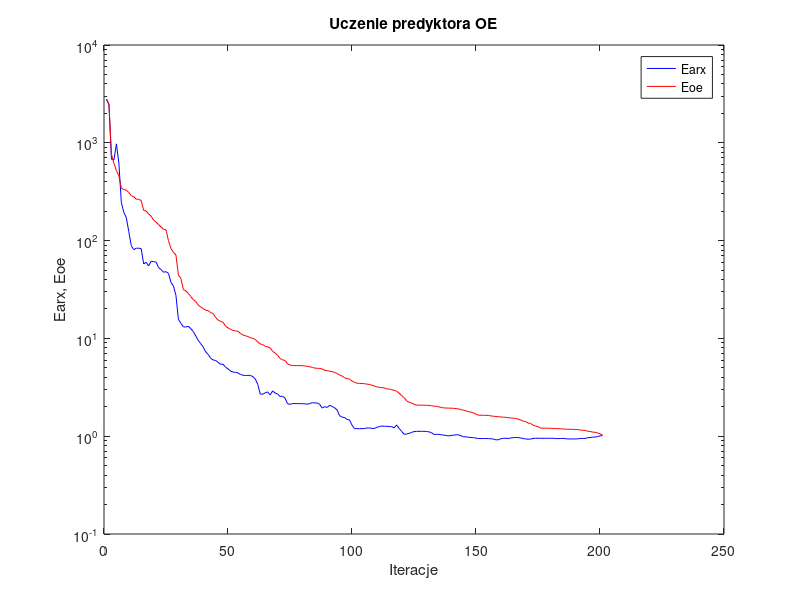
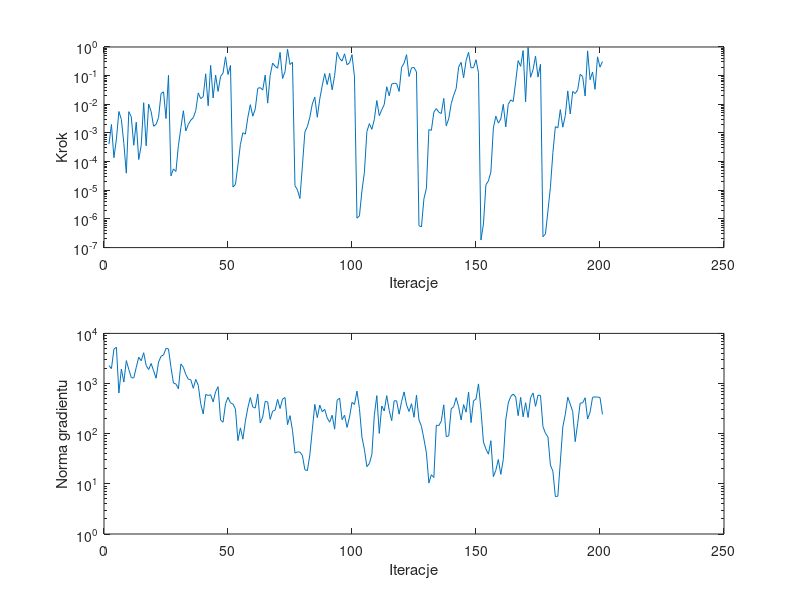

Source code (MATLAB) for these figures, in order:
%uczenie predyktora oe
clear all;
n=0; farx(n+1)=2.780959e+003; foe(n+1)=2.804715e+003; wspucz(n+1)=0.000000e+000; ng(n+1)=0.000000e+000;
%odnowa zmiennej metryki
n=1; farx(n+1)=2.437686e+003; foe(n+1)=2.502465e+003; krok(n+1)=4.050306e-004; ng(n+1)=2.279164e+003;
n=2; farx(n+1)=6.791457e+002; foe(n+1)=7.667102e+002; krok(n+1)=1.970836e-003; ng(n+1)=1.986966e+003;
n=3; farx(n+1)=6.672147e+002; foe(n+1)=6.172677e+002; krok(n+1)=1.367364e-004; ng(n+1)=4.858239e+003;
n=4; farx(n+1)=9.756782e+002; foe(n+1)=5.213578e+002; krok(n+1)=6.099560e-004; ng(n+1)=5.293501e+003;
n=5; farx(n+1)=6.183826e+002; foe(n+1)=4.602241e+002; krok(n+1)=5.608324e-003; ng(n+1)=6.481567e+002;
n=6; farx(n+1)=2.438111e+002; foe(n+1)=3.417694e+002; krok(n+1)=2.970644e-003; ng(n+1)=1.942997e+003;
n=7; farx(n+1)=1.943311e+002; foe(n+1)=3.327553e+002; krok(n+1)=4.302964e-004; ng(n+1)=1.070049e+003;
n=8; farx(n+1)=1.713015e+002; foe(n+1)=3.278746e+002; krok(n+1)=3.953838e-005; ng(n+1)=2.865990e+003;
n=9; farx(n+1)=1.235949e+002; foe(n+1)=3.103182e+002; krok(n+1)=5.548179e-003; ng(n+1)=1.912156e+003;
n=10; farx(n+1)=8.863755e+001; foe(n+1)=2.867215e+002; krok(n+1)=3.625910e-003; ng(n+1)=1.310563e+003;
n=11; farx(n+1)=8.087817e+001; foe(n+1)=2.813727e+002; krok(n+1)=3.735658e-004; ng(n+1)=1.294234e+003;
n=12; farx(n+1)=8.367122e+001; foe(n+1)=2.650001e+002; krok(n+1)=2.372567e-003; ng(n+1)=2.096711e+003;
n=13; farx(n+1)=8.360810e+001; foe(n+1)=2.646150e+002; krok(n+1)=1.182303e-004; ng(n+1)=3.340400e+003;
n=14; farx(n+1)=8.273146e+001; foe(n+1)=2.568368e+002; krok(n+1)=3.657739e-004; ng(n+1)=2.847741e+003;
n=15; farx(n+1)=5.766136e+001; foe(n+1)=2.036231e+002; krok(n+1)=1.136199e-002; ng(n+1)=4.117377e+003;
n=16; farx(n+1)=6.009105e+001; foe(n+1)=2.005325e+002; krok(n+1)=3.562573e-004; ng(n+1)=2.292025e+003;
n=17; farx(n+1)=5.504217e+001; foe(n+1)=1.873055e+002; krok(n+1)=1.019133e-002; ng(n+1)=1.900541e+003;
n=18; farx(n+1)=6.146374e+001; foe(n+1)=1.777057e+002; krok(n+1)=5.608389e-003; ng(n+1)=2.513197e+003;
n=19; farx(n+1)=6.095459e+001; foe(n+1)=1.620873e+002; krok(n+1)=1.713514e-003; ng(n+1)=1.798315e+003;
n=20; farx(n+1)=6.029282e+001; foe(n+1)=1.544674e+002; krok(n+1)=1.995464e-003; ng(n+1)=1.279244e+003;
n=21; farx(n+1)=5.299152e+001; foe(n+1)=1.460934e+002; krok(n+1)=3.442371e-003; ng(n+1)=2.681152e+003;
n=22; farx(n+1)=5.060778e+001; foe(n+1)=1.375349e+002; krok(n+1)=2.366103e-002; ng(n+1)=3.497910e+003;
n=23; farx(n+1)=4.749530e+001; foe(n+1)=1.306835e+002; krok(n+1)=2.729179e-002; ng(n+1)=3.713629e+003;
n=24; farx(n+1)=4.815412e+001; foe(n+1)=1.289642e+002; krok(n+1)=3.188662e-003; ng(n+1)=5.040988e+003;
n=25; farx(n+1)=4.626516e+001; foe(n+1)=9.975015e+001; krok(n+1)=1.026218e-001; ng(n+1)=4.900786e+003;
%odnowa zmiennej metryki
n=26; farx(n+1)=3.738671e+001; foe(n+1)=8.296539e+001; krok(n+1)=3.190024e-005; ng(n+1)=2.114696e+003;
n=27; farx(n+1)=3.428804e+001; foe(n+1)=7.581175e+001; krok(n+1)=5.538211e-005; ng(n+1)=1.026527e+003;
n=28; farx(n+1)=2.761852e+001; foe(n+1)=7.129523e+001; krok(n+1)=4.525103e-005; ng(n+1)=9.788115e+002;
n=29; farx(n+1)=1.565937e+001; foe(n+1)=4.437264e+001; krok(n+1)=3.620082e-004; ng(n+1)=7.880195e+002;
n=30; farx(n+1)=1.427351e+001; foe(n+1)=4.117423e+001; krok(n+1)=1.524981e-003; ng(n+1)=2.459777e+003;
n=31; farx(n+1)=1.310011e+001; foe(n+1)=3.147954e+001; krok(n+1)=5.967206e-003; ng(n+1)=2.099949e+003;
n=32; farx(n+1)=1.308069e+001; foe(n+1)=3.068673e+001; krok(n+1)=1.175649e-003; ng(n+1)=1.508729e+003;
n=33; farx(n+1)=1.329209e+001; foe(n+1)=2.882532e+001; krok(n+1)=1.997747e-003; ng(n+1)=1.220301e+003;
n=34; farx(n+1)=1.257975e+001; foe(n+1)=2.676396e+001; krok(n+1)=2.804162e-003; ng(n+1)=1.188927e+003;
n=35; farx(n+1)=1.173129e+001; foe(n+1)=2.493285e+001; krok(n+1)=3.416397e-003; ng(n+1)=8.049001e+002;
n=36; farx(n+1)=1.056952e+001; foe(n+1)=2.387457e+001; krok(n+1)=6.035177e-003; ng(n+1)=1.210998e+003;
n=37; farx(n+1)=9.548085e+000; foe(n+1)=2.185209e+001; krok(n+1)=2.489395e-002; ng(n+1)=9.256061e+002;
n=38; farx(n+1)=8.843161e+000; foe(n+1)=2.098563e+001; krok(n+1)=1.572069e-002; ng(n+1)=3.960168e+002;
n=39; farx(n+1)=8.154923e+000; foe(n+1)=2.015557e+001; krok(n+1)=1.846372e-002; ng(n+1)=2.481579e+002;
n=40; farx(n+1)=7.288016e+000; foe(n+1)=1.942798e+001; krok(n+1)=1.158784e-001; ng(n+1)=6.058593e+002;
n=41; farx(n+1)=6.859435e+000; foe(n+1)=1.923947e+001; krok(n+1)=8.899418e-003; ng(n+1)=5.779085e+002;
n=42; farx(n+1)=6.271202e+000; foe(n+1)=1.835442e+001; krok(n+1)=2.268451e-001; ng(n+1)=5.991536e+002;
n=43; farx(n+1)=6.018593e+000; foe(n+1)=1.797658e+001; krok(n+1)=1.664795e-002; ng(n+1)=4.300833e+002;
n=44; farx(n+1)=5.946580e+000; foe(n+1)=1.638426e+001; krok(n+1)=1.046893e-001; ng(n+1)=6.874655e+002;
n=45; farx(n+1)=5.696780e+000; foe(n+1)=1.540585e+001; krok(n+1)=2.803148e-002; ng(n+1)=8.651924e+002;
n=46; farx(n+1)=5.435094e+000; foe(n+1)=1.495872e+001; krok(n+1)=9.326940e-002; ng(n+1)=1.873725e+002;
n=47; farx(n+1)=5.449084e+000; foe(n+1)=1.459684e+001; krok(n+1)=1.230771e-001; ng(n+1)=1.693584e+002;
n=48; farx(n+1)=5.083094e+000; foe(n+1)=1.337961e+001; krok(n+1)=4.536903e-001; ng(n+1)=3.971004e+002;
n=49; farx(n+1)=4.881828e+000; foe(n+1)=1.281540e+001; krok(n+1)=1.096649e-001; ng(n+1)=5.332713e+002;
n=50; farx(n+1)=4.628039e+000; foe(n+1)=1.238410e+001; krok(n+1)=2.268451e-001; ng(n+1)=4.130664e+002;
%odnowa zmiennej metryki
n=51; farx(n+1)=4.530121e+000; foe(n+1)=1.207466e+001; krok(n+1)=1.302585e-005; ng(n+1)=3.903405e+002;
n=52; farx(n+1)=4.493305e+000; foe(n+1)=1.191282e+001; krok(n+1)=1.602043e-005; ng(n+1)=3.098516e+002;
n=53; farx(n+1)=4.435046e+000; foe(n+1)=1.186824e+001; krok(n+1)=7.583697e-005; ng(n+1)=7.287158e+001;
n=54; farx(n+1)=4.280357e+000; foe(n+1)=1.122973e+001; krok(n+1)=3.949694e-004; ng(n+1)=1.304100e+002;
n=55; farx(n+1)=4.208102e+000; foe(n+1)=1.082302e+001; krok(n+1)=1.021844e-003; ng(n+1)=7.765938e+001;
n=56; farx(n+1)=4.166218e+000; foe(n+1)=1.065810e+001; krok(n+1)=9.053002e-004; ng(n+1)=1.770715e+002;
n=57; farx(n+1)=4.193603e+000; foe(n+1)=1.044265e+001; krok(n+1)=3.485603e-003; ng(n+1)=3.296502e+002;
n=58; farx(n+1)=4.181894e+000; foe(n+1)=1.015123e+001; krok(n+1)=9.698882e-003; ng(n+1)=5.257624e+002;
n=59; farx(n+1)=4.065992e+000; foe(n+1)=1.001528e+001; krok(n+1)=3.840117e-003; ng(n+1)=3.405482e+002;
n=60; farx(n+1)=3.851099e+000; foe(n+1)=9.747740e+000; krok(n+1)=6.947618e-003; ng(n+1)=3.243207e+002;
n=61; farx(n+1)=3.381890e+000; foe(n+1)=9.212815e+000; krok(n+1)=3.612085e-002; ng(n+1)=6.195983e+002;
n=62; farx(n+1)=2.692714e+000; foe(n+1)=8.769897e+000; krok(n+1)=3.825942e-002; ng(n+1)=1.637038e+002;
n=63; farx(n+1)=2.689364e+000; foe(n+1)=8.642477e+000; krok(n+1)=3.144138e-002; ng(n+1)=2.150894e+002;
n=64; farx(n+1)=2.777009e+000; foe(n+1)=8.322519e+000; krok(n+1)=1.047148e-001; ng(n+1)=4.424951e+002;
n=65; farx(n+1)=2.837687e+000; foe(n+1)=8.199689e+000; krok(n+1)=1.095618e-002; ng(n+1)=4.296837e+002;
n=66; farx(n+1)=2.642356e+000; foe(n+1)=7.989034e+000; krok(n+1)=1.027628e-001; ng(n+1)=1.931582e+002;
n=67; farx(n+1)=2.906040e+000; foe(n+1)=7.387932e+000; krok(n+1)=2.745822e-001; ng(n+1)=2.811174e+002;
n=68; farx(n+1)=2.760506e+000; foe(n+1)=7.087292e+000; krok(n+1)=2.114442e-001; ng(n+1)=2.946859e+002;
n=69; farx(n+1)=2.705982e+000; foe(n+1)=6.722277e+000; krok(n+1)=1.809599e-001; ng(n+1)=4.828580e+002;
n=70; farx(n+1)=2.543638e+000; foe(n+1)=6.236228e+000; krok(n+1)=6.477968e-001; ng(n+1)=3.177172e+002;
n=71; farx(n+1)=2.571852e+000; foe(n+1)=6.040697e+000; krok(n+1)=7.923274e-002; ng(n+1)=4.899517e+002;
n=72; farx(n+1)=2.445212e+000; foe(n+1)=5.940552e+000; krok(n+1)=1.380129e-001; ng(n+1)=5.254630e+002;
n=73; farx(n+1)=2.152362e+000; foe(n+1)=5.484824e+000; krok(n+1)=8.375141e-001; ng(n+1)=1.514731e+002;
n=74; farx(n+1)=2.116917e+000; foe(n+1)=5.335603e+000; krok(n+1)=2.442288e-001; ng(n+1)=2.290430e+002;
n=75; farx(n+1)=2.156222e+000; foe(n+1)=5.275935e+000; krok(n+1)=2.928073e-001; ng(n+1)=1.169786e+002;
%odnowa zmiennej metryki
n=76; farx(n+1)=2.154897e+000; foe(n+1)=5.273217e+000; krok(n+1)=1.438760e-005; ng(n+1)=4.110794e+001;
n=77; farx(n+1)=2.153067e+000; foe(n+1)=5.270981e+000; krok(n+1)=1.039083e-005; ng(n+1)=4.341238e+001;
n=78; farx(n+1)=2.151606e+000; foe(n+1)=5.270114e+000; krok(n+1)=5.145796e-006; ng(n+1)=4.302291e+001;
n=79; farx(n+1)=2.150693e+000; foe(n+1)=5.260105e+000; krok(n+1)=7.168025e-005; ng(n+1)=3.683398e+001;
n=80; farx(n+1)=2.142770e+000; foe(n+1)=5.228706e+000; krok(n+1)=1.078226e-003; ng(n+1)=1.912827e+001;
n=81; farx(n+1)=2.123870e+000; foe(n+1)=5.182281e+000; krok(n+1)=1.675019e-003; ng(n+1)=1.836169e+001;
n=82; farx(n+1)=2.159450e+000; foe(n+1)=5.128015e+000; krok(n+1)=3.544455e-003; ng(n+1)=3.800257e+001;
n=83; farx(n+1)=2.202116e+000; foe(n+1)=5.050350e+000; krok(n+1)=1.027811e-002; ng(n+1)=1.204658e+002;
n=84; farx(n+1)=2.186202e+000; foe(n+1)=4.970876e+000; krok(n+1)=1.778972e-002; ng(n+1)=3.837840e+002;
n=85; farx(n+1)=2.187729e+000; foe(n+1)=4.946430e+000; krok(n+1)=3.544455e-003; ng(n+1)=2.089579e+002;
n=86; farx(n+1)=2.111219e+000; foe(n+1)=4.924512e+000; krok(n+1)=1.532189e-002; ng(n+1)=3.705051e+002;
n=87; farx(n+1)=1.938270e+000; foe(n+1)=4.872808e+000; krok(n+1)=4.486659e-002; ng(n+1)=2.742385e+002;
n=88; farx(n+1)=2.008217e+000; foe(n+1)=4.712580e+000; krok(n+1)=1.178633e-001; ng(n+1)=3.054705e+002;
n=89; farx(n+1)=1.967912e+000; foe(n+1)=4.675052e+000; krok(n+1)=4.895097e-002; ng(n+1)=2.065283e+002;
n=90; farx(n+1)=2.073367e+000; foe(n+1)=4.620890e+000; krok(n+1)=1.209337e-001; ng(n+1)=1.698378e+002;
n=91; farx(n+1)=2.013329e+000; foe(n+1)=4.575596e+000; krok(n+1)=3.196395e-002; ng(n+1)=2.335424e+002;
n=92; farx(n+1)=1.953218e+000; foe(n+1)=4.488251e+000; krok(n+1)=1.006999e-001; ng(n+1)=1.234396e+002;
n=93; farx(n+1)=1.853657e+000; foe(n+1)=4.372130e+000; krok(n+1)=6.524460e-001; ng(n+1)=4.665975e+002;
n=94; farx(n+1)=1.619839e+000; foe(n+1)=4.220844e+000; krok(n+1)=3.978743e-001; ng(n+1)=5.119596e+002;
n=95; farx(n+1)=1.567281e+000; foe(n+1)=4.125333e+000; krok(n+1)=3.224739e-001; ng(n+1)=1.902649e+002;
n=96; farx(n+1)=1.550240e+000; foe(n+1)=3.959031e+000; krok(n+1)=5.786742e-001; ng(n+1)=2.339415e+002;
n=97; farx(n+1)=1.486175e+000; foe(n+1)=3.882963e+000; krok(n+1)=2.400960e-001; ng(n+1)=1.335660e+002;
n=98; farx(n+1)=1.466774e+000; foe(n+1)=3.839164e+000; krok(n+1)=2.800362e-001; ng(n+1)=2.147463e+002;
n=99; farx(n+1)=1.295550e+000; foe(n+1)=3.662662e+000; krok(n+1)=5.419562e-001; ng(n+1)=4.223013e+002;
n=100; farx(n+1)=1.194785e+000; foe(n+1)=3.555397e+000; krok(n+1)=9.091272e-002; ng(n+1)=3.831645e+002;
%odnowa zmiennej metryki
n=101; farx(n+1)=1.195608e+000; foe(n+1)=3.483637e+000; krok(n+1)=1.060239e-006; ng(n+1)=7.064600e+002;
n=102; farx(n+1)=1.195104e+000; foe(n+1)=3.463968e+000; krok(n+1)=1.286449e-006; ng(n+1)=3.179134e+002;
n=103; farx(n+1)=1.196347e+000; foe(n+1)=3.456282e+000; krok(n+1)=9.456357e-006; ng(n+1)=8.621160e+001;
n=104; farx(n+1)=1.195440e+000; foe(n+1)=3.446816e+000; krok(n+1)=4.254517e-005; ng(n+1)=4.835128e+001;
n=105; farx(n+1)=1.215396e+000; foe(n+1)=3.407198e+000; krok(n+1)=1.119612e-003; ng(n+1)=2.197448e+001;
n=106; farx(n+1)=1.212626e+000; foe(n+1)=3.380655e+000; krok(n+1)=2.117016e-003; ng(n+1)=2.546677e+001;
n=107; farx(n+1)=1.203367e+000; foe(n+1)=3.322266e+000; krok(n+1)=1.342085e-003; ng(n+1)=3.830255e+001;
n=108; farx(n+1)=1.197840e+000; foe(n+1)=3.262195e+000; krok(n+1)=2.957629e-003; ng(n+1)=2.336157e+002;
n=109; farx(n+1)=1.232335e+000; foe(n+1)=3.194438e+000; krok(n+1)=1.351485e-002; ng(n+1)=5.749840e+002;
n=110; farx(n+1)=1.252528e+000; foe(n+1)=3.164256e+000; krok(n+1)=4.014511e-003; ng(n+1)=1.012125e+002;
n=111; farx(n+1)=1.272897e+000; foe(n+1)=3.134933e+000; krok(n+1)=6.475792e-003; ng(n+1)=3.572981e+002;
n=112; farx(n+1)=1.261647e+000; foe(n+1)=3.119792e+000; krok(n+1)=9.801654e-003; ng(n+1)=2.846653e+002;
n=113; farx(n+1)=1.263467e+000; foe(n+1)=3.045505e+000; krok(n+1)=4.086147e-002; ng(n+1)=5.728122e+002;
n=114; farx(n+1)=1.254322e+000; foe(n+1)=3.031892e+000; krok(n+1)=1.979909e-002; ng(n+1)=2.921006e+002;
n=115; farx(n+1)=1.252408e+000; foe(n+1)=2.996234e+000; krok(n+1)=5.082412e-002; ng(n+1)=1.817666e+002;
n=116; farx(n+1)=1.218093e+000; foe(n+1)=2.941134e+000; krok(n+1)=5.440189e-002; ng(n+1)=4.536756e+002;
n=117; farx(n+1)=1.305427e+000; foe(n+1)=2.891109e+000; krok(n+1)=5.258261e-002; ng(n+1)=4.518079e+002;
n=118; farx(n+1)=1.201021e+000; foe(n+1)=2.753572e+000; krok(n+1)=2.812841e-002; ng(n+1)=2.450167e+002;
n=119; farx(n+1)=1.121451e+000; foe(n+1)=2.604879e+000; krok(n+1)=1.962005e-001; ng(n+1)=4.392372e+002;
n=120; farx(n+1)=1.048927e+000; foe(n+1)=2.480884e+000; krok(n+1)=2.730638e-001; ng(n+1)=6.817439e+002;
n=121; farx(n+1)=1.051685e+000; foe(n+1)=2.301204e+000; krok(n+1)=5.386904e-001; ng(n+1)=3.730445e+002;
n=122; farx(n+1)=1.069408e+000; foe(n+1)=2.226090e+000; krok(n+1)=9.326072e-002; ng(n+1)=2.771340e+002;
n=123; farx(n+1)=1.092809e+000; foe(n+1)=2.176623e+000; krok(n+1)=1.870723e-001; ng(n+1)=3.963110e+002;
n=124; farx(n+1)=1.114554e+000; foe(n+1)=2.126032e+000; krok(n+1)=1.933624e-001; ng(n+1)=2.127748e+002;
n=125; farx(n+1)=1.121433e+000; foe(n+1)=2.080771e+000; krok(n+1)=1.346726e-001; ng(n+1)=5.865898e+002;
%odnowa zmiennej metryki
n=126; farx(n+1)=1.121298e+000; foe(n+1)=2.078205e+000; krok(n+1)=5.770718e-007; ng(n+1)=1.878301e+002;
n=127; farx(n+1)=1.121237e+000; foe(n+1)=2.077152e+000; krok(n+1)=5.313249e-007; ng(n+1)=1.404105e+002;
n=128; farx(n+1)=1.120458e+000; foe(n+1)=2.073497e+000; krok(n+1)=5.055637e-006; ng(n+1)=7.851475e+001;
n=129; farx(n+1)=1.120475e+000; foe(n+1)=2.071480e+000; krok(n+1)=1.171380e-005; ng(n+1)=4.147747e+001;
n=130; farx(n+1)=1.107083e+000; foe(n+1)=2.060588e+000; krok(n+1)=1.308315e-003; ng(n+1)=1.037458e+001;
n=131; farx(n+1)=1.089383e+000; foe(n+1)=2.050557e+000; krok(n+1)=1.236155e-003; ng(n+1)=1.522891e+001;
n=132; farx(n+1)=1.042994e+000; foe(n+1)=2.029242e+000; krok(n+1)=5.282547e-003; ng(n+1)=1.335406e+001;
n=133; farx(n+1)=1.044697e+000; foe(n+1)=2.021280e+000; krok(n+1)=7.088102e-003; ng(n+1)=1.477003e+002;
n=134; farx(n+1)=1.043996e+000; foe(n+1)=1.993797e+000; krok(n+1)=5.272732e-003; ng(n+1)=1.451980e+002;
n=135; farx(n+1)=1.034684e+000; foe(n+1)=1.966940e+000; krok(n+1)=4.776032e-003; ng(n+1)=1.779311e+002;
n=136; farx(n+1)=1.025462e+000; foe(n+1)=1.948097e+000; krok(n+1)=1.601914e-002; ng(n+1)=3.768298e+002;
n=137; farx(n+1)=1.017085e+000; foe(n+1)=1.939497e+000; krok(n+1)=1.772228e-003; ng(n+1)=8.730678e+001;
n=138; farx(n+1)=1.007546e+000; foe(n+1)=1.935617e+000; krok(n+1)=3.113587e-003; ng(n+1)=9.040165e+001;
n=139; farx(n+1)=1.018855e+000; foe(n+1)=1.933181e+000; krok(n+1)=1.048329e-002; ng(n+1)=3.136846e+002;
n=140; farx(n+1)=1.023734e+000; foe(n+1)=1.927670e+000; krok(n+1)=2.080275e-002; ng(n+1)=3.457997e+002;
n=141; farx(n+1)=1.035174e+000; foe(n+1)=1.914973e+000; krok(n+1)=3.542231e-002; ng(n+1)=5.220217e+002;
n=142; farx(n+1)=1.033025e+000; foe(n+1)=1.900873e+000; krok(n+1)=1.989372e-001; ng(n+1)=3.446765e+002;
n=143; farx(n+1)=1.010447e+000; foe(n+1)=1.870544e+000; krok(n+1)=2.912288e-001; ng(n+1)=1.878932e+002;
n=144; farx(n+1)=9.869876e-001; foe(n+1)=1.843762e+000; krok(n+1)=8.430727e-002; ng(n+1)=3.795603e+002;
n=145; farx(n+1)=9.865285e-001; foe(n+1)=1.815073e+000; krok(n+1)=3.372291e-001; ng(n+1)=2.690095e+002;
n=146; farx(n+1)=9.744792e-001; foe(n+1)=1.783828e+000; krok(n+1)=6.522451e-001; ng(n+1)=6.742849e+002;
n=147; farx(n+1)=9.700880e-001; foe(n+1)=1.763468e+000; krok(n+1)=1.865458e-001; ng(n+1)=1.665405e+002;
n=148; farx(n+1)=9.657641e-001; foe(n+1)=1.729820e+000; krok(n+1)=1.902702e-001; ng(n+1)=4.529500e+002;
n=149; farx(n+1)=9.562631e-001; foe(n+1)=1.678407e+000; krok(n+1)=3.589327e-001; ng(n+1)=4.901551e+002;
n=150; farx(n+1)=9.468519e-001; foe(n+1)=1.639474e+000; krok(n+1)=1.278558e-001; ng(n+1)=9.846232e+002;
%odnowa zmiennej metryki
n=151; farx(n+1)=9.467715e-001; foe(n+1)=1.637699e+000; krok(n+1)=1.835801e-007; ng(n+1)=2.947679e+002;
n=152; farx(n+1)=9.467512e-001; foe(n+1)=1.637347e+000; krok(n+1)=6.686778e-007; ng(n+1)=6.830330e+001;
n=153; farx(n+1)=9.465653e-001; foe(n+1)=1.634099e+000; krok(n+1)=1.564369e-005; ng(n+1)=4.938395e+001;
n=154; farx(n+1)=9.457154e-001; foe(n+1)=1.631666e+000; krok(n+1)=2.114892e-005; ng(n+1)=3.909819e+001;
n=155; farx(n+1)=9.414728e-001; foe(n+1)=1.611130e+000; krok(n+1)=4.341873e-005; ng(n+1)=7.241135e+001;
n=156; farx(n+1)=9.343365e-001; foe(n+1)=1.602531e+000; krok(n+1)=1.486486e-003; ng(n+1)=1.393053e+001;
n=157; farx(n+1)=9.181116e-001; foe(n+1)=1.587815e+000; krok(n+1)=3.870416e-003; ng(n+1)=1.866518e+001;
n=158; farx(n+1)=9.200157e-001; foe(n+1)=1.583051e+000; krok(n+1)=2.209886e-003; ng(n+1)=3.056361e+001;
n=159; farx(n+1)=9.428685e-001; foe(n+1)=1.573350e+000; krok(n+1)=3.065383e-003; ng(n+1)=1.545746e+001;
n=160; farx(n+1)=9.502460e-001; foe(n+1)=1.565160e+000; krok(n+1)=9.949946e-003; ng(n+1)=3.051677e+001;
n=161; farx(n+1)=9.537729e-001; foe(n+1)=1.559113e+000; krok(n+1)=1.631264e-003; ng(n+1)=1.877229e+002;
n=162; farx(n+1)=9.465951e-001; foe(n+1)=1.549024e+000; krok(n+1)=9.949946e-003; ng(n+1)=4.075051e+002;
n=163; farx(n+1)=9.595440e-001; foe(n+1)=1.534954e+000; krok(n+1)=1.423591e-002; ng(n+1)=5.522706e+002;
n=164; farx(n+1)=9.666766e-001; foe(n+1)=1.530092e+000; krok(n+1)=1.251384e-002; ng(n+1)=6.176203e+002;
n=165; farx(n+1)=9.702488e-001; foe(n+1)=1.520342e+000; krok(n+1)=6.144187e-002; ng(n+1)=5.398583e+002;
n=166; farx(n+1)=9.670376e-001; foe(n+1)=1.497208e+000; krok(n+1)=3.355407e-001; ng(n+1)=2.282815e+002;
n=167; farx(n+1)=9.613608e-001; foe(n+1)=1.465439e+000; krok(n+1)=2.114442e-001; ng(n+1)=5.307874e+002;
n=168; farx(n+1)=9.453983e-001; foe(n+1)=1.424758e+000; krok(n+1)=7.491049e-001; ng(n+1)=2.164785e+002;
n=169; farx(n+1)=9.387852e-001; foe(n+1)=1.412408e+000; krok(n+1)=1.226153e-002; ng(n+1)=4.146501e+002;
n=170; farx(n+1)=9.311963e-001; foe(n+1)=1.361239e+000; krok(n+1)=9.761687e-001; ng(n+1)=2.104278e+002;
n=171; farx(n+1)=9.344157e-001; foe(n+1)=1.351563e+000; krok(n+1)=8.776600e-002; ng(n+1)=5.203253e+002;
n=172; farx(n+1)=9.483142e-001; foe(n+1)=1.296678e+000; krok(n+1)=1.600146e-001; ng(n+1)=6.490174e+002;
n=173; farx(n+1)=9.516752e-001; foe(n+1)=1.270359e+000; krok(n+1)=4.836593e-001; ng(n+1)=3.506054e+002;
n=174; farx(n+1)=9.540286e-001; foe(n+1)=1.253467e+000; krok(n+1)=8.877087e-002; ng(n+1)=5.864846e+002;
n=175; farx(n+1)=9.517437e-001; foe(n+1)=1.209277e+000; krok(n+1)=2.488937e-001; ng(n+1)=5.797609e+002;
%odnowa zmiennej metryki
n=176; farx(n+1)=9.517369e-001; foe(n+1)=1.208629e+000; krok(n+1)=2.391064e-007; ng(n+1)=1.385685e+002;
n=177; farx(n+1)=9.516639e-001; foe(n+1)=1.208179e+000; krok(n+1)=2.993265e-007; ng(n+1)=1.019543e+002;
n=178; farx(n+1)=9.515215e-001; foe(n+1)=1.206925e+000; krok(n+1)=1.889996e-006; ng(n+1)=8.665615e+001;
n=179; farx(n+1)=9.516071e-001; foe(n+1)=1.206211e+000; krok(n+1)=1.265721e-005; ng(n+1)=2.374655e+001;
n=180; farx(n+1)=9.522865e-001; foe(n+1)=1.200762e+000; krok(n+1)=2.054008e-004; ng(n+1)=1.784197e+001;
n=181; farx(n+1)=9.473582e-001; foe(n+1)=1.197971e+000; krok(n+1)=1.667309e-003; ng(n+1)=5.575545e+000;
n=182; farx(n+1)=9.448513e-001; foe(n+1)=1.195694e+000; krok(n+1)=1.495225e-003; ng(n+1)=5.679506e+000;
n=183; farx(n+1)=9.472624e-001; foe(n+1)=1.191280e+000; krok(n+1)=6.525058e-003; ng(n+1)=2.724159e+001;
n=184; farx(n+1)=9.490644e-001; foe(n+1)=1.186730e+000; krok(n+1)=1.587460e-003; ng(n+1)=1.356622e+002;
n=185; farx(n+1)=9.450230e-001; foe(n+1)=1.180430e+000; krok(n+1)=4.011567e-003; ng(n+1)=2.416245e+002;
n=186; farx(n+1)=9.375426e-001; foe(n+1)=1.178379e+000; krok(n+1)=2.928765e-002; ng(n+1)=5.352385e+002;
n=187; farx(n+1)=9.388877e-001; foe(n+1)=1.176926e+000; krok(n+1)=4.606611e-003; ng(n+1)=3.896068e+002;
n=188; farx(n+1)=9.368104e-001; foe(n+1)=1.173481e+000; krok(n+1)=2.811708e-002; ng(n+1)=2.755265e+002;
n=189; farx(n+1)=9.374584e-001; foe(n+1)=1.171180e+000; krok(n+1)=2.378377e-002; ng(n+1)=6.947013e+001;
n=190; farx(n+1)=9.400912e-001; foe(n+1)=1.169401e+000; krok(n+1)=3.211609e-002; ng(n+1)=1.611354e+002;
n=191; farx(n+1)=9.467499e-001; foe(n+1)=1.158607e+000; krok(n+1)=1.107341e-001; ng(n+1)=4.072264e+002;
n=192; farx(n+1)=9.485334e-001; foe(n+1)=1.149659e+000; krok(n+1)=9.327289e-002; ng(n+1)=4.113790e+002;
n=193; farx(n+1)=9.488485e-001; foe(n+1)=1.144456e+000; krok(n+1)=1.941426e-002; ng(n+1)=5.205681e+002;
n=194; farx(n+1)=9.651767e-001; foe(n+1)=1.124845e+000; krok(n+1)=7.310195e-001; ng(n+1)=1.958556e+002;
n=195; farx(n+1)=9.689330e-001; foe(n+1)=1.118074e+000; krok(n+1)=7.236188e-002; ng(n+1)=2.684124e+002;
n=196; farx(n+1)=9.793019e-001; foe(n+1)=1.100979e+000; krok(n+1)=1.335492e-001; ng(n+1)=5.316477e+002;
n=197; farx(n+1)=9.783737e-001; foe(n+1)=1.097833e+000; krok(n+1)=3.338729e-002; ng(n+1)=5.414352e+002;
n=198; farx(n+1)=9.912453e-001; foe(n+1)=1.079660e+000; krok(n+1)=4.536903e-001; ng(n+1)=5.369836e+002;
n=199; farx(n+1)=1.006407e+000; foe(n+1)=1.057139e+000; krok(n+1)=1.981883e-001; ng(n+1)=5.276483e+002;
n=200; farx(n+1)=1.016348e+000; foe(n+1)=1.027082e+000; krok(n+1)=3.103642e-001; ng(n+1)=2.437414e+002;

figure; semilogy(farx,'b'); hold on; semilogy(foe,'r'); xlabel('Iteracje'); ylabel('Earx, Eoe'); legend('Earx','Eoe'); title('Uczenie predyktora OE');
figure; subplot(2,1,1); semilogy(krok); xlabel('Iteracje'); ylabel('Krok');
subplot(2,1,2); semilogy(ng); xlabel('Iteracje'); ylabel('Norma gradientu');
Earx=farx(n+1)
Eoe=foe(n+1)
